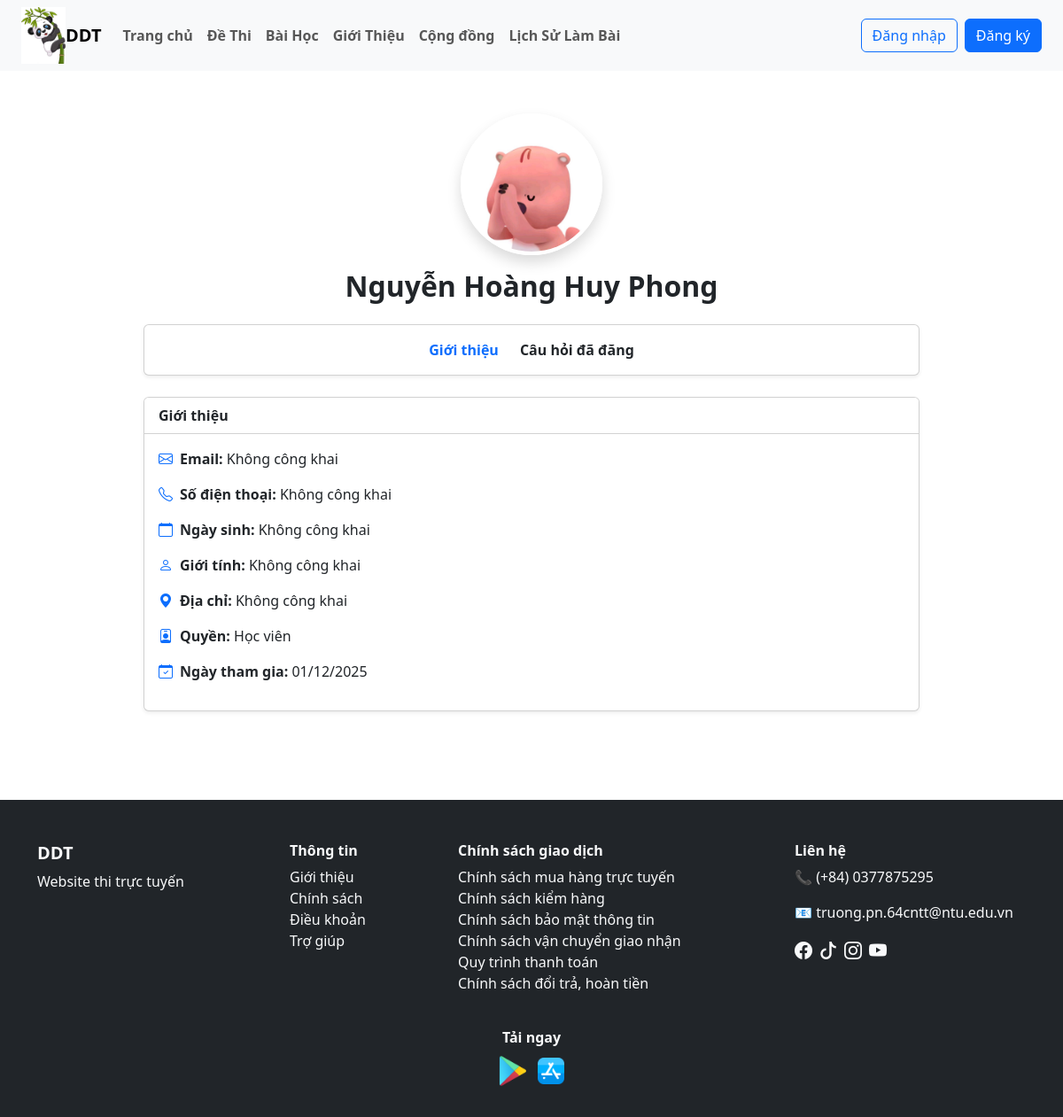
Page /user/trang_ca_nhan_nguoi_dung.php?id=ND6 on the earlier database version.
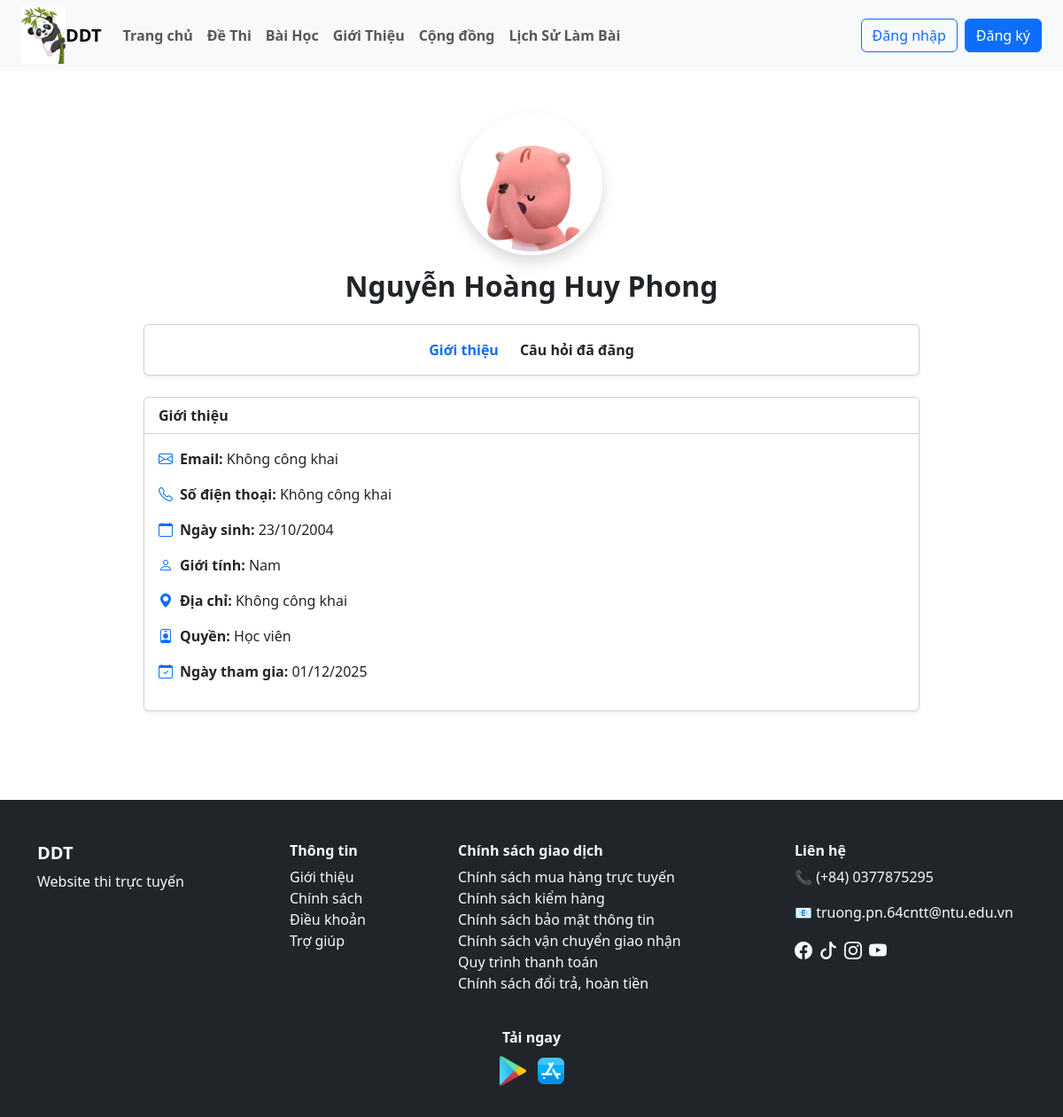
Same page on the later database version.
### tables this page shows
CREATE TABLE `nguoi_dung` (
  `id` varchar(10) NOT NULL,
  `ho_ten` varchar(100) NOT NULL,
  `email` varchar(150) NOT NULL,
  `mat_khau` varchar(255) NOT NULL,
  `so_dien_thoai` varchar(20) DEFAULT NULL,
  `anh_dai_dien` varchar(255) DEFAULT NULL,
  `id_quyen` varchar(10) DEFAULT NULL,
  `ngay_sinh` date DEFAULT NULL,
  `gioi_tinh` tinyint(1) DEFAULT NULL,
  `dia_chi` varchar(255) DEFAULT NULL,
  `ngay_tao` datetime DEFAULT current_timestamp()
);

### user/trang_ca_nhan_nguoi_dung.php (the view, shortened to what this page needs)
<?php
include("./header.php");
$user_id = ($_GET['id']);
$sql = "SELECT * FROM nguoi_dung WHERE id = '$user_id'";
$result = mysqli_query($dbc, $sql);
$u = mysqli_fetch_assoc($result);
$chu_tai_khoan = isset($_SESSION['user_id']) && $_SESSION['user_id'] == $user_id;
$ho_ten       = $u['ho_ten'];
$anh_dai_dien = $u['anh_dai_dien'] ?: 'default.png';
$id_quyen     = $u['id_quyen'];
$gioi_tinh    = $u['gioi_tinh'];
$ngay_tao     = $u['ngay_tao'];
$ngay_sinh    = $u['ngay_sinh'];
$email        = $chu_tai_khoan ? $u['email'] : "Không công khai";
$so_dien_thoai= $chu_tai_khoan ? $u['so_dien_thoai'] : "Không công khai";
$dia_chi      = $chu_tai_khoan ? $u['dia_chi'] : "Không công khai";
$ngay_sinh_fmt = $ngay_sinh ? date("d/m/Y", strtotime($ngay_sinh)) : "Không công khai";
$ngay_tao_fmt  = $ngay_tao  ? date("d/m/Y", strtotime($ngay_tao))  : "---";
$tab = $_GET['tab'] ?? 'info';
?>
<div class="container my-5" style="max-width: 900px;">
    <div class="text-center mb-4">
        <img src="./image_user/<?= $anh_dai_dien ?>" class="rounded-circle shadow"
            style="width: 160px; height: 160px; object-fit: cover; border: 4px solid white;">
        <h2 class="fw-bold mt-3"><?= $ho_ten ?></h2>
    </div>
    <div class="card shadow-sm mb-4">
        <div class="card-body d-flex justify-content-center gap-4">
            <a href="?id=<?= $user_id ?>&tab=info"
                class="text-decoration-none fw-semibold <?= $tab=='info'?'text-primary':'text-dark' ?>">
                Giới thiệu
            </a>
            <a href="?id=<?= $user_id ?>&tab=questions"
                class="text-decoration-none fw-semibold <?= $tab=='questions'?'text-primary':'text-dark' ?>">
                Câu hỏi đã đăng
            </a>
        </div>
    </div>
    <?php if ($tab == 'info'): ?>
    <div class="card shadow-sm">
        <div class="card-header bg-white fw-bold">Giới thiệu</div>
        <div class="card-body">
            <p><i class="bi bi-envelope me-2 text-primary"></i><strong>Email:</strong> <?= $email ?></p>
            <p><i class="bi bi-telephone me-2 text-primary"></i><strong>Số điện thoại:</strong> <?= $so_dien_thoai ?>
            </p>
            <p><i class="bi bi-calendar me-2 text-primary"></i><strong>Ngày sinh:</strong> <?= $ngay_sinh_fmt ?></p>
            <p><i class="bi bi-person me-2 text-primary"></i><strong>Giới tính:</strong>
                <?php
                        if($gioi_tinh == "0") echo "Nam";
                        elseif($gioi_tinh == "1") echo "Nữ";
                        else echo "Không công khai";
                    ?>
            </p>
            <p><i class="bi bi-geo-alt-fill me-2 text-primary"></i><strong>Địa chỉ:</strong> <?= $dia_chi ?></p>
            <p><i class="bi bi-person-badge me-2 text-primary"></i><strong>Quyền:</strong>
                <?= $id_quyen == "Q1" ? "Admin" : "Học viên" ?></p>
            <p><i class="bi bi-calendar-check me-2 text-primary"></i><strong>Ngày tham gia:</strong>
                <?= $ngay_tao_fmt ?></p>
        </div>
    </div>
    <?php elseif ($tab == 'exam'): ?>
    <?php endif; ?>
</div>
<?php include("./footer.php"); ?>

Differences in the rows shown:
changed nguoi_dung "Nguyễn Hoàng Huy Phong": ngay_sinh (not shown) → "23/10/2004"
Other differences:
$ngay_sinh_fmt: "Không công khai" → (not shown)
text no longer shown: "Không công khai"
text now shown: "Nam"
